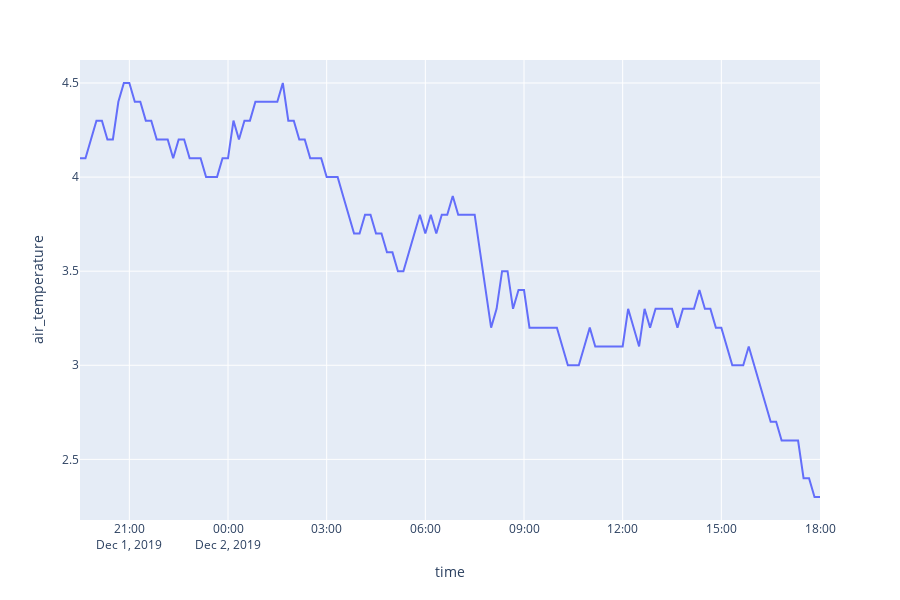

Notebook cell for this chart:
### Code cell
mythenquai_1d, tiefenbrunnen_1d = select_timedelta(1)

time_series_temp_1d = px.line(mythenquai_1d, x = mythenquai_1d["time"], 
                           y = mythenquai_1d["air_temperature"])
time_series_temp_1d.show()

### Figure 1 — Plotly figure (JSON) as saved in the notebook; plotly's stock layout.template omitted (floating-point values rounded to 4 significant figures; data arrays with more than 128 entries replaced by an {"elided": "..."} marker saying what was removed)
{"data": [{"hoverlabel": {"namelength": 0}, "hovertemplate": "time=%{x}<br>air_temperature=%{y}", "legendgroup": "", "line": {"color": "#636efa", "dash": "solid"}, "mode": "lines", "name": "", "showlegend": false, "type": "scatter", "x": {"elided": "136 str values"}, "xaxis": "x", "y": {"elided": "136 float values"}, "yaxis": "y"}], "layout": {"height": 600, "legend": {"tracegroupgap": 0}, "margin": {"t": 60}, "xaxis": {"anchor": "y", "domain": [0, 1], "title": {"text": "time"}}, "yaxis": {"anchor": "x", "domain": [0, 1], "title": {"text": "air_temperature"}}}}
